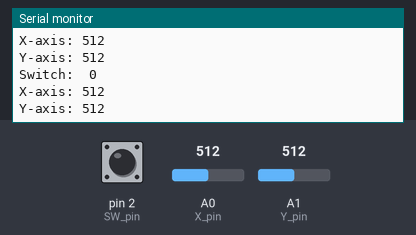
The sketch below on a simulated Arduino Uno, built with avr-gcc and run on an emulated ATmega328P. On the bench: the last lines printed to the serial monitor. The test bench sets the inputs (shaded band); at power-on: A1 (Y_pin) = 512, pin 2 (SW_pin) LOW, A0 (X_pin) = 512.

Above: at 5.7 s.
5.8 s: A1 (Y_pin) set to 8
At 5.94 s:
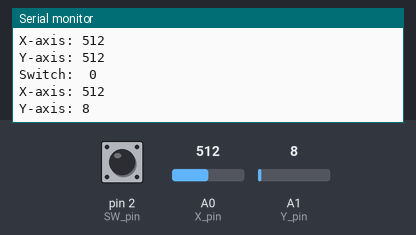
7.3 s: A1 (Y_pin) set to 11
At 7.45 s:
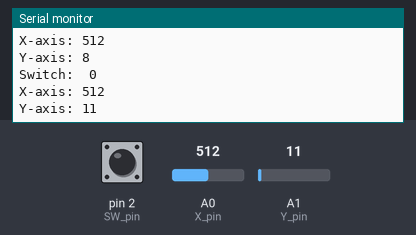
Timing chart, 0 to 10.3 s (numbered marks = the images above; inputs shaded):
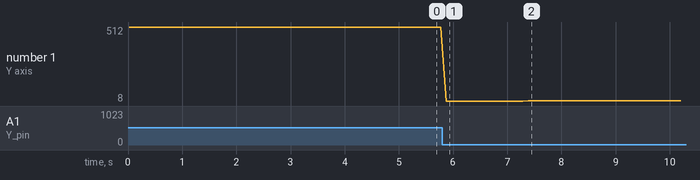

Measured:
- after the input at 5.8 s, the serial monitor: prints a new line after 0.07 s (image 1)
- after the input at 7.3 s, the serial monitor: prints a new line after 0.08 s (image 2)
- plotted number 1: 512 → 8 after the input at 5.8 s, 8 → 11 after the input at 7.3 s

The sketch:

13_Analog_Joystick.ino
```cpp
// Arduino pin numbers
const int SW_pin = 2; // digital pin connected to switch output
const int X_pin = A0; // analog pin connected to X output
const int Y_pin = A1; // analog pin connected to Y output

void setup() {
  pinMode(SW_pin, INPUT);
  Serial.begin(9600);
}

void loop() {
  Serial.print("Switch:  ");
  Serial.print(digitalRead(SW_pin));
  Serial.print("\n");
  Serial.print("X-axis: ");
  Serial.print(analogRead(X_pin));
  Serial.print("\n");
  Serial.print("Y-axis: ");
  Serial.println(analogRead(Y_pin));
  Serial.print("\n");
  delay(100);
}
```
